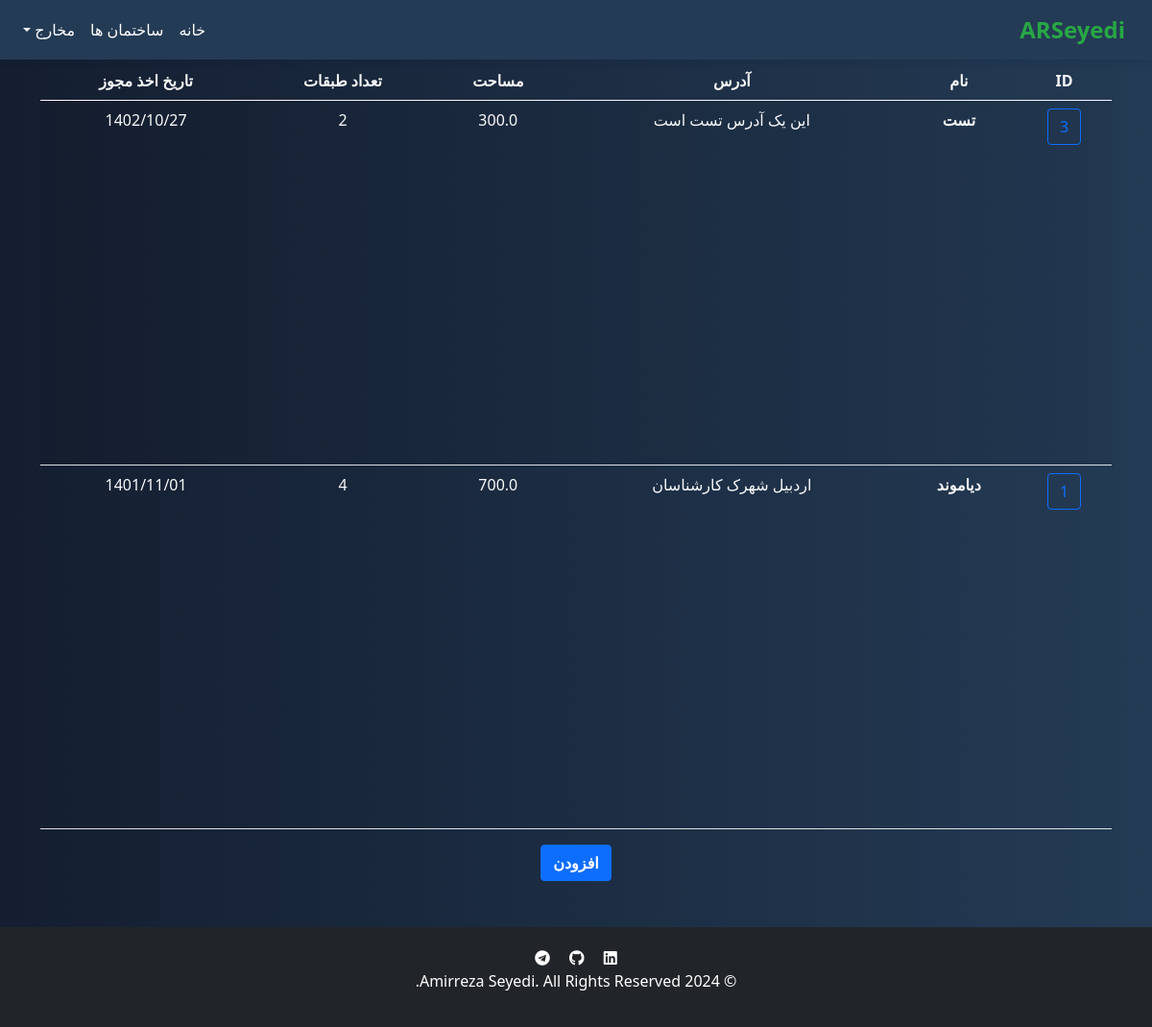
/building/buildings/, run on the app's committed database.
### building/models.py (models this page shows, shortened)
class Building(models.Model):
    id = models.AutoField(primary_key=True, unique=True)
    title = models.CharField(max_length=255, null=False)
    address = models.CharField(max_length=255, null=False)
    floor = models.IntegerField(null=False, default=1)
    area = models.FloatField(null=False, default=0)
    licence = models.CharField(max_length=10, null=False)
    image = models.ImageField(upload_to='course', null=True, blank=True)
    class Meta:
        ordering = ['area']

### building/views.py (the view, shortened to what this page needs)
# urls.py: path("buildings/", views.buildings, name="buildings"),
def buildings(request):
    buildings = Building.objects.all()
    return render(request, 'buildings.html', {'buildings': list(buildings)})

### building/templates/buildings.html (shortened to what this page needs)
{% extends "home.html" %}
{% block content %}
{% load humanize %}
<html lang="en" dir="rtl">
<nav class="navbar navbar-expand-lg navbar-dark fixed-top">
  <div class="container-fluid">
      <a class="navbar-brand" href="{% url 'index' %}">ARSeyedi</a>
      <div class="collapse navbar-collapse justify-content-end" id="navbarNav">
          <ul class="navbar-nav">
              <li class="nav-item">
                  <a class="nav-link" href="{% url 'building_main' %}">خانه</a>
              </li>
              <li class="nav-item">
                  <a class="nav-link" href="{% url 'buildings' %}">ساختمان ها</a>
              </li>
              <li class="nav-item dropdown">
                <a class="nav-link dropdown-toggle" href="#" id="navbarDropdown" role="button" data-bs-toggle="dropdown" aria-expanded="false">
                  مخارج
                </a>
            </li>
          </ul>
      </div>
  </div>
</nav>
<table class="table table-striped vh-100 mt-3 text-light">
    <thead>
        <tr class="animate-text-right-5s">
          <th scope="col">ID</th>
          <th scope="col">نام</th>
          <th scope="col">آدرس</th>
          <th scope="col">مساحت</th>
          <th scope="col">تعداد طبقات</th>
          <th scope="col">تاریخ اخذ مجوز</th>
        </tr>
      </thead>
      <tbody>
        {% for building in buildings %}
        <tr class="text-light">
          <td class="fw-bold"><a href="{% url 'building_info' building.id %}" class="btn btn-outline-primary">{{building.id}}</a></td>
          <td class="fw-bold">{{ building.title }}</td>
          <td class="">{{ building.address }}</td>
          <td class="">{{ building.area }}</td>
          <td class="">{{ building.floor }}</td>
            <td class="">{{ building.licence }}</td>
        </tr>
        {% endfor %}
      </tbody>
</table>
    <button
        type="button"
        class="btn btn-primary fw-bold animate-text-right"
        data-bs-toggle="modal"
        data-bs-target="#exampleModal"
      >
        افزودن
      </button>
{% endblock %}

### static/css/styles.css (style rules this page uses)
.navbar { background-color: #243b55; }
.navbar-brand { font-size: 1.5rem; font-weight: bold; color: #28a745 !important; }
.navbar-nav .nav-link { color: white !important; }
.navbar.fixed-top { box-shadow: 0 4px 6px rgba(0, 22, 68, 0.1); }

### data on the page
Building: id "3", title "تست", address "این یک آدرس تست است", area "300.0", floor "2", licence "1402/10/27"
Building: id "1", title "دیاموند", address "اردبیل شهرک کارشناسان", area "700.0", floor "4", licence "1401/11/01"
